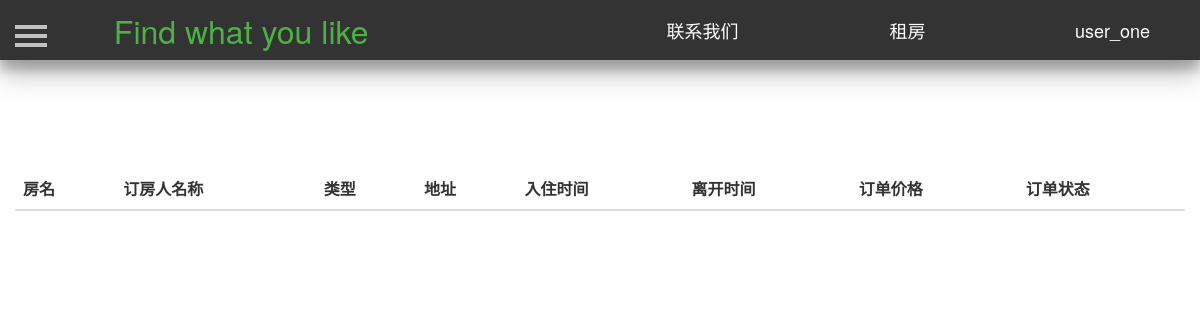
/rent_house/ (signed in), run on an earlier commit of the app's database.
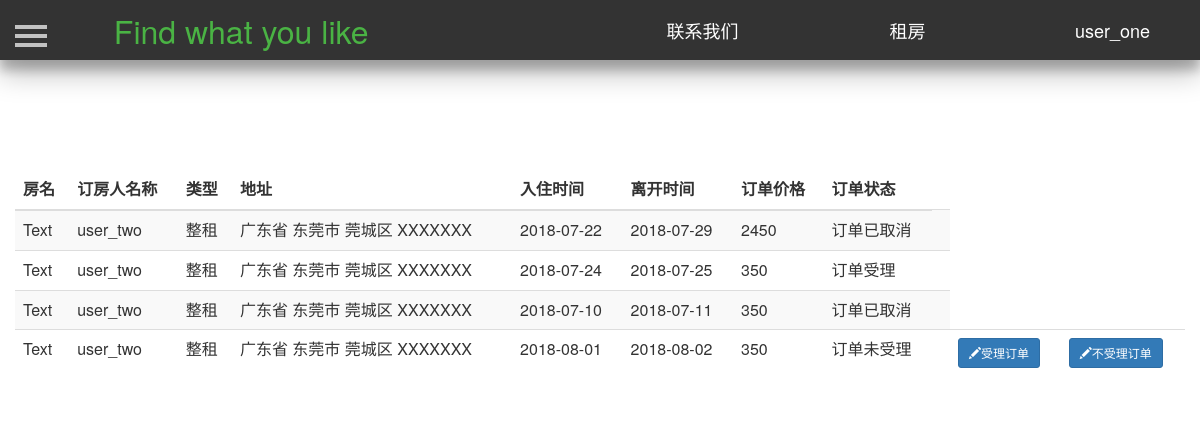
And on a later commit of the database.
### Renting/models.py (models this page shows, shortened)
class User(db.Model):
    id = db.Column(db.Integer, primary_key=True, autoincrement=True)  # ID 用户唯一的标识
    username = db.Column(db.String(10), unique=True)  # 用户名  唯一   最大10个字符
    password = db.Column(db.String(20))  # 密码   最大20个字符
    phone_number = db.Column(db.Integer, unique=True)  # 手机号码
    email = db.Column(db.String(25), unique=True)  # 邮箱  唯一
    salt = db.Column(db.String(32))  # 密码加盐

class House(db.Model):
    id = db.Column(db.Integer, primary_key=True, autoincrement=True)  # ID 房屋唯一的标识
    house_name = db.Column(db.String(20))  # 房屋名  唯一   最大10个字符
    house_type = db.Column(db.Integer)  # 房屋类型，0表示整租，1表示单间 ，2表示床位
    area = db.Column(db.Integer)  # 房屋面积
    people = db.Column(db.Integer)  # 可住人数
    bedroom = db.Column(db.Integer)  # 卧房数
    toilet = db.Column(db.Integer)  # 卫生间数
    kitchen = db.Column(db.Integer)  # 是否有厨房
    bed = db.Column(db.Integer)  # 床位数
    bed_type = db.Column(db.Integer)  # 床型 0表示单人床  1表示双人床
    price = db.Column(db.Integer)  # 租一天的价格
    description = db.Column(db.String(200))  # 房屋描述
    facility = db.Column(db.String(10))  # 房屋设施，0表示无，1表示有
    province = db.Column(db.String(10))  # 省
    city = db.Column(db.String(10))  # 市
    district = db.Column(db.String(10))  # 地区
    address = db.Column(db.String(100))  # 具体地址
    username = db.Column(db.String(10), db.ForeignKey('user.username'))  # 房屋主人的名字，外键
    status = db.Column(db.Integer)  # 房屋状态，0表示未审核，1表示通过,2表示未通过
    upload_time = db.Column(db.DateTime)  # 房屋上传时间
    url_one = db.Column(db.String(100))  # 房屋图片
    url_two = db.Column(db.String(100))  # 房屋图片
    url_three = db.Column(db.String(100))  # 房屋图片
    url_four = db.Column(db.String(100))  # 房屋图片
    url_five = db.Column(db.String(100))  # 房屋图片

class Order(db.Model):
    id = db.Column(db.Integer, primary_key=True, autoincrement=True)  # 订单唯一的ID
    house_id = db.Column(db.Integer, db.ForeignKey('house.id'))  # 房屋ID 作为外键
    seller = db.Column(db.String(10), db.ForeignKey('user.username'))  # 房屋的卖家  作为外键
    renter = db.Column(db.String(10), db.ForeignKey('user.username'))  # 房屋租户  作为外键
    start_time = db.Column(db.Date)  # 订单开始时间
    end_time = db.Column(db.Date)  # 订单结束时间
    total_price = db.Column(db.Integer)  # 订单的价格
    status = db.Column(db.Integer)  # 订单状态 0表示订单已取消  1表示订单未受理  2表示订单已受理  3表示订单正在取消

### Renting/views.py (the view)
@app.route('/rent_house/', methods={'post', 'get'})
def rent_myhouse():
    username = current_user.username
    result_seller = []
    seller_list = Order.query.filter_by(seller=username).all()
    for item in seller_list:
        one = {}
        one_house = House.query.filter_by(id=item.house_id).first()
        one['order'] = item
        one['house'] = one_house
        result_seller.append(one)
    return render_template('rent_house.html', result_seller=result_seller)

### Renting/models.py (called while the page is built)
@login_manager.user_loader
def load_user(userid):
    return User.query.get(userid)

### Renting/templates/rent_house.html (shortened to what this page needs)
<!DOCTYPE html>
<html lang="en">
	<head>
        <link href="https://cdn.bootcss.com/bootstrap/3.3.7/css/bootstrap.min.css" rel="stylesheet">
        <link href="/static/css/navigation.css" rel="stylesheet">
        <link href="/static/css/profile.css" rel="stylesheet">
         <link href="/static/css/sidebar.css" rel="stylesheet">
        <link type="text/css" href="/static/css/dialog.css"  rel="stylesheet"/>
	</head>
	<body>
       <header class="header-navigation" id="header">
            <nav>
                <div class="row">
                    <div class="col-md-3">
                        <font color="#4ab344" style="color: rgb(74, 179, 68);" size="6">Find what you like</font>
                    </div>
                    <div class="col-md-2 title">
                        <a href="javascript:showDialogContact()"><font color="#FFFFFF" style="color: rgb(255, 255, 255);" size="4">联系我们</font></a>
                    </div>
                    <div class="col-md-2 title">
                        <a href="/mainpage/" target="_blank"><font color="#FFFFFF" style="color: rgb(255, 255, 255);" size="4">租房</font></a>
                    </div>
                    <div class="col-md-2 title">
                        {% if current_user.is_authenticated %}
                        <a href="/profile/{{current_user.id}}">
                            <font color="#FFFFFF" style="color: rgb(255, 255, 255);" size="4">
                                {{current_user.username}}
                            </font>
                        </a>
                        {% else %}
                        <a href="javascript:showDialog()">
                            <font color="#FFFFFF" style="color: rgb(255, 255, 255);" size="4">
                                登陆注册
                            </font>
                        </a>
                        {% endif %}
                    </div>
                </div>
            </nav>
        </header>
       <div id="wrapper" style="margin-top=25px">
            <div id="page-content-wrapper">
                <button type="button" class="hamburger is-closed animated fadeInLeft" data-toggle="offcanvas">
                    <span class="hamb-top"></span>
                    <span class="hamb-middle"></span>
                    <span class="hamb-bottom"></span>
                </button>
                <div class="container">
                    <div class="row">
                        <table class="table table-striped" style="margin-top:100px">
                            <thead>
                                <tr>
                                    <th>房名</th>
                                    <th>订房人名称</th>
                                    <th>类型</th>
                                    <th>地址</th>
                                    <th>入住时间</th>
                                    <th>离开时间</th>
                                    <th>订单价格</th>
                                    <th>订单状态</th>
                                </tr>
                            </thead>
                            <tbody>
                            {% for item in result_seller: %}
                                <tr>
                                    <td>{{item['house'].house_name}}</td>
                                    <td>{{item['order'].renter}}</td>
                                    {% if item['house'].house_type==0 %}
                                    <td>整租</td>
                                    {% elif item['house'].house_type==1 %}
                                    <td>单间</td>
                                    {% else %}
                                    <td>床位</td>
                                    {% endif %}
                                    <td>{{item['house'].province}}省 {{item['house'].city}}市
                                        {% if item['house'].district !=None %}
                                        {{item['house'].district}}区
                                        {% endif %}
                                        {{item['house'].address}}
                                    </td>
                                    <td>{{item['order'].start_time}}</td>
                                    <td>{{item['order'].end_time}}</td>
                                    <td>{{item['order'].total_price}}</td>
                                    {% if item['order'].status == 0%}
                                    <td>订单已取消<td>
                                    {% elif item['order'].status == 1 %}
                                    <td>订单未受理<td>
                                    {% elif item['order'].status == 2 %}
                                    <td>订单受理<td>
                                    {% elif item['order'].status == 3 %}
                                    <td>订单取消中<td>
                                    {% endif %}
                                    {% if item['order'].status ==1 %}
                                    <td>
                                        <button type="button" class="btn btn-primary btn-sm" >
                                            <span class="glyphicon glyphicon-pencil">
                                            </span><a href="/accept_order/{{item['order'].id}}/" style="color:#FFFFFF">受理订单</a>
                                       </button>
                                    </td>
                                    <td>
                                        <button type="button" class="btn btn-primary btn-sm" >
                                            <span class="glyphicon glyphicon-pencil">
                                            </span><a href="/refuse_order/{{item['order'].id}}/" style="color:#FFFFFF">不受理订单</a>
                                       </button>
                                    </td>
                                    {% endif %}
                                </tr>
                            {% endfor %}
                            </tbody>
                        </table>
                    </div>
                </div>
            </div>
        </div>
    </body>
</html>

### Renting/static/css/navigation.css (style rules this page uses)
.header-navigation { position: fixed; top: 0; width: 100%; height: 60px; line-height: 60px; background-color: #333; text-align: center; box-shadow: 0 14px 28px rgba(0,0,0,0.25), 0 10px 10px rgba(0,0,0,0.22); }

### Renting/static/css/profile.css (style rules this page uses)
.header-navigation { position: fixed; top: 0; width: 100%; height: 60px; line-height: 60px; background-color: #333; text-align: center; box-shadow: 0 14px 28px rgba(0,0,0,0.25), 0 10px 10px rgba(0,0,0,0.22); z-index: 9990; }

### Renting/static/css/sidebar.css (style rules this page uses)
body { position: relative; overflow-x: hidden; }
body, html { height: 100%; background-color: #FFFFFF !important; }
#wrapper { -moz-transition: all 0.5s ease; -o-transition: all 0.5s ease; -webkit-transition: all 0.5s ease; padding-left: 0; transition: all 0.5s ease; }
#page-content-wrapper { padding-top: 70px; width: 100%; }
.hamburger { background: transparent; border: none; display: block; height: 32px; margin-left: 15px; position: fixed; top: 20px; width: 32px; z-index: 9999; }
.hamburger.is-closed:before { -webkit-transform: translate3d(0, 0, 0); -webkit-transition: all 0.35s ease-in-out; color: #ffffff; content: ''; display: block; font-size: 14px; line-height: 32px; opacity: 0; text-align: center; width: 100px; }
.hamburger.is-closed .hamb-top { -webkit-transition: all 0.35s ease-in-out; background-color: rgba(255, 255, 255, 0.7); top: 5px; }
.hamburger.is-closed .hamb-middle { background-color: rgba(255, 255, 255, 0.7); margin-top: -2px; top: 50%; }
.hamburger.is-closed .hamb-bottom { -webkit-transition: all 0.35s ease-in-out; background-color: rgba(255, 255, 255, 0.7); bottom: 5px; }
.hamburger.is-closed .hamb-top, .hamburger.is-closed .hamb-middle, .hamburger.is-closed .hamb-bottom, .hamburger.is-open .hamb-top, .hamburger.is-open .hamb-middle, .hamburger.is-open .hamb-bottom { height: 4px; left: 0; position: absolute; width: 100%; }

### Renting/static/css/dialog.css (style rules this page uses)
body, html { font-size: 100%; margin: 0; }
*,:after,:before { box-sizing:border-box }
input, button { outline: none; border: none; }

What changed in the data, as far as the page shows it:
now on this page (row edited): House: house.house_name "Text" "Text" "Text" "Text", house.province "广东" "广东" "广东" "广东", house.city "东莞" "东莞" "东莞" "东莞", house.district "莞城" "莞城" "莞城" "莞城", house.address "XXXXXXX" "XXXXXXX" "XXXXXXX" "XXXXXXX"
added Order: order.renter "user_two", order.start_time "2018-07-22", order.end_time "2018-07-29", order.total_price "2450", status 0 (drawn)
added Order: order.renter "user_two", order.start_time "2018-07-24", order.end_time "2018-07-25", order.total_price "350", status 2 (drawn)
added Order: order.renter "user_two", order.start_time "2018-07-10", order.end_time "2018-07-11", order.total_price "350", status 0 (drawn)
added Order: order.renter "user_two", order.start_time "2018-08-01", order.end_time "2018-08-02", order.total_price "350", status 1 (drawn)
Also different on the page:
new list line: "整租 省 市 区 订单已取消"
new list line: "整租 省 市 区 订单受理"
new list line: "整租 省 市 区 订单未受理 受理订单 不受理订单"
